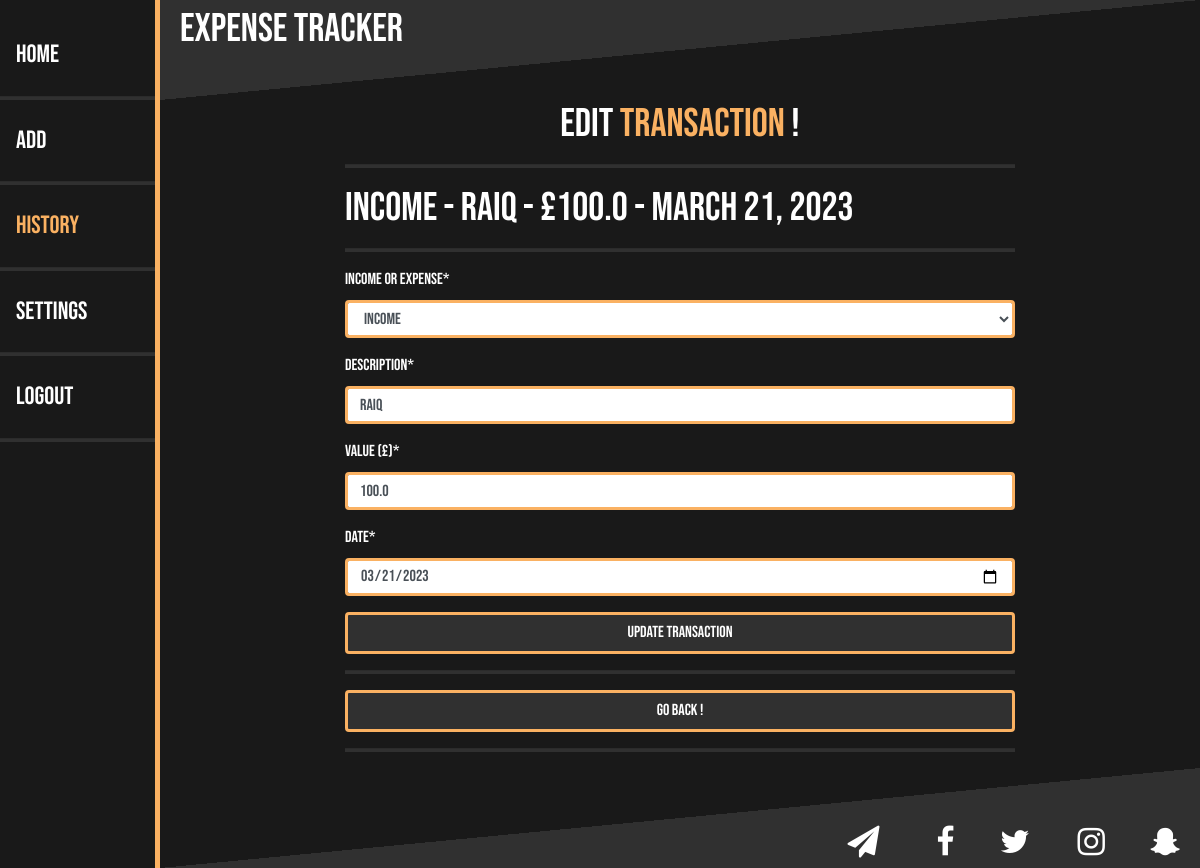
The app's page /editTransaction/36 with its own data.
### main/models.py (models this page shows)
class IncomeExpense(models.Model):
    user = models.ForeignKey(User, on_delete = CASCADE, related_name = "user", null = True)
    typeIE = models.CharField(max_length = 10, choices = INCOME_EXPENSE_CHOICES)
    description = models.CharField(max_length = 20)
    value = models.FloatField()
    date = models.DateField()
    def __str__(self):
        return self.description

### main/views.py (the view)
# urls.py: path("editTransaction/<itemID>", views.editTransaction, name = "editTransaction"),
def editTransaction(response, itemID):
    try:
        item = IncomeExpense.objects.get(id = itemID)  # Get IncomeExpense Object Using itemID Passed In From Button Press.
        if response.method == "POST":
            form = forms.AddIncomeExpense(response.POST) # FORM: Get Data From The Submitted Form And Store It In A Variable.
            if form.is_valid(): # IS_VALID(): Check If The Form Is Valid. If The Form Has No Errors It Is Valid.
                typeIE = form.cleaned_data["typeIE"]
                description = form.cleaned_data["description"]
                value = form.cleaned_data["value"]
                value = round(value, 2)
                date = form.cleaned_data["date"]
                obj = IncomeExpense(id = itemID, user = response.user, typeIE = typeIE, description = description, value = value, date = date)  # UPDATE OBJECT: Update 'IncomeExpense' Object Using The Form Values.
                obj.save() # SAVE OBJECT: Save Object Into The Database.
                return HttpResponseRedirect("/editTransaction/"+itemID)  # Once The Object Has Been Deleted Remain On The Same Page 'history'.
        else:
            form = forms.AddIncomeExpense() # FORM: Instance Of The 'AddIncomeExpense' Form Stored In A Variable. This Will Be Passed Into The 'editTransaction' Template.
            form.initial["typeIE"] = item.typeIE # INITIAL VALUE: Set Initial Value Of The 'typeIE' Field.
            form.initial["description"] = item.description # INITIAL VALUE: Set Initial Value Of The 'description' Field.
            form.initial["value"] = item.value # INITIAL VALUE: Set Initial Value Of The 'value' Field.
            form.initial["date"] = item.date # INITIAL VALUE: Set Initial Value Of The 'date' Field.
    except IncomeExpense.DoesNotExist:
        raise Http404  # If IncomeExpense Does Not Exist Go To 404 Page (Page Not Found).
    context = {"item": item, "form": form}
    return render(response, "main/editTransaction.html", context)

### main/templates/main/editTransaction.html (shortened to what this page needs)
{% extends 'main/base.html' %}
{% load crispy_forms_filters %}
{% block sideBar %}
    <div class="sideNavigationBar">
        <a href="/home">Home</a>
        <hr style="height: 3px">
        <a href="/add">Add</a>
        <hr style="height: 3px">
        <a href="/history" style="color: #FAB162">History</a>
        <hr style="height: 3px">
        <a href="/settings">Settings</a>
        <hr style="height: 3px">
        <a href="/logout">Logout</a>
        <hr style="height: 3px">
    </div>
{% endblock %}
{% block content %}
    <h1 style="text-align: center; color: #FFFFFF">Edit <span style="color: #FAB162">Transaction</span> {{ user.first_name }} !</h1>
    <hr style="height:3px;">
    <form method = "POST" action = "" class="formColour" , style="font-family: abc,serif">
        <h1>{{ item.typeIE }} - {{ item.description }} - £{{ item.value }} - {{ item.date }}</h1>
        <hr style="height:3px;">
        {{ form|crispy }}
        <button style = "background-color: #303030; width: 100%; border-color: #FAB162; border-width: 3px;" type = "submit" name = "submitButton" class="btn btn-success"><span style='font-family: abc, sans-serif'>Update Transaction</span></button>
    </form>
    <hr style="height:3px;">
    <a style = "background-color: #303030; width: 100%; border-color: #FAB162; border-width: 3px;" href="/history" class="btn btn-success">Go Back !</a>
    <hr style="height:3px;">
{% endblock %}

### records on screen
IncomeExpense: typeIE "INCOME", description "raiq", value "100.0", date "March 21, 2023", typeIE "Income", date "03/21/2023"
